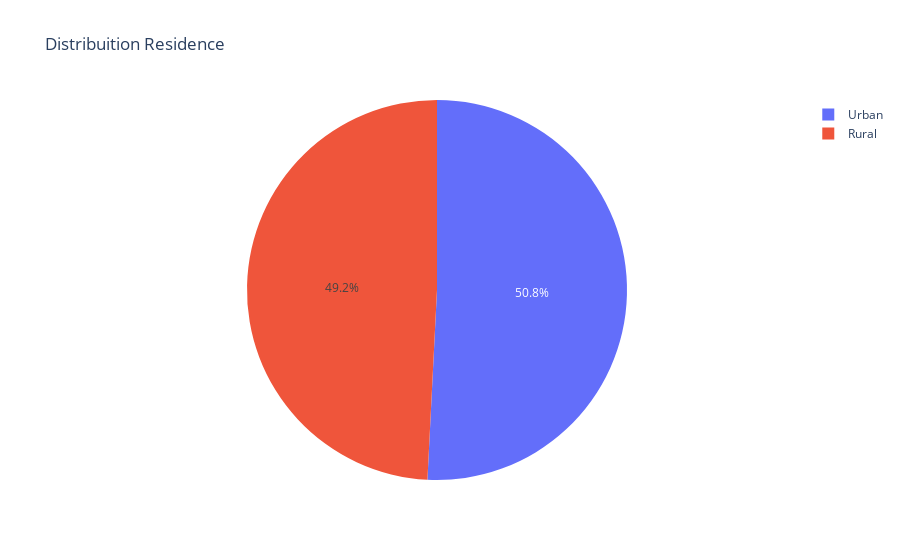

Here is the notebook cell this chart was saved with:
### Code cell
pie_graph(df_eda,'Distribuition Residence','Residence_type' )

### Figure 1 — Plotly figure (JSON) as saved in the notebook; plotly's stock layout.template omitted (floating-point values rounded to 4 significant figures)
{"data": [{"labels": ["Urban", "Rural"], "type": "pie", "values": [2596, 2514]}], "layout": {"title": {"text": "Distribuition Residence"}}}
